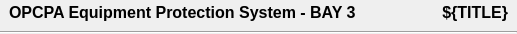
<?xml version="1.0" encoding="UTF-8"?>
<ui version="4.0">
 <class>Form</class>
 <widget class="QWidget" name="Form">
  <property name="geometry">
   <rect>
    <x>0</x>
    <y>0</y>
    <width>517</width>
    <height>34</height>
   </rect>
  </property>
  <property name="sizePolicy">
   <sizepolicy hsizetype="Expanding" vsizetype="Fixed">
    <horstretch>0</horstretch>
    <verstretch>0</verstretch>
   </sizepolicy>
  </property>
  <property name="maximumSize">
   <size>
    <width>16777215</width>
    <height>16777215</height>
   </size>
  </property>
  <property name="windowTitle">
   <string>Form</string>
  </property>
  <layout class="QVBoxLayout" name="verticalLayout">
   <property name="leftMargin">
    <number>0</number>
   </property>
   <property name="topMargin">
    <number>0</number>
   </property>
   <property name="rightMargin">
    <number>0</number>
   </property>
   <property name="bottomMargin">
    <number>0</number>
   </property>
   <item>
    <layout class="QHBoxLayout" name="horizontalLayout">
     <property name="leftMargin">
      <number>9</number>
     </property>
     <property name="rightMargin">
      <number>9</number>
     </property>
     <item>
      <widget class="PyDMLabel" name="Title">
       <property name="sizePolicy">
        <sizepolicy hsizetype="Fixed" vsizetype="Preferred">
         <horstretch>0</horstretch>
         <verstretch>0</verstretch>
        </sizepolicy>
       </property>
       <property name="font">
        <font>
         <pointsize>12</pointsize>
         <weight>75</weight>
         <bold>true</bold>
        </font>
       </property>
       <property name="toolTip">
        <string/>
       </property>
       <property name="text">
        <string>OPCPA Equipment Protection System - BAY 3</string>
       </property>
       <property name="displayFormat" stdset="0">
        <enum>PyDMLabel::Default</enum>
       </property>
      </widget>
     </item>
     <item>
      <spacer name="horizontalSpacer">
       <property name="orientation">
        <enum>Qt::Horizontal</enum>
       </property>
       <property name="sizeHint" stdset="0">
        <size>
         <width>40</width>
         <height>20</height>
        </size>
       </property>
      </spacer>
     </item>
     <item>
      <widget class="PyDMLabel" name="Subtitle">
       <property name="sizePolicy">
        <sizepolicy hsizetype="Fixed" vsizetype="Preferred">
         <horstretch>0</horstretch>
         <verstretch>0</verstretch>
        </sizepolicy>
       </property>
       <property name="font">
        <font>
         <pointsize>12</pointsize>
         <weight>75</weight>
         <bold>true</bold>
        </font>
       </property>
       <property name="toolTip">
        <string/>
       </property>
       <property name="text">
        <string>${TITLE}</string>
       </property>
       <property name="alignment">
        <set>Qt::AlignRight|Qt::AlignTrailing|Qt::AlignVCenter</set>
       </property>
       <property name="displayFormat" stdset="0">
        <enum>PyDMLabel::Default</enum>
       </property>
      </widget>
     </item>
    </layout>
   </item>
   <item>
    <widget class="Line" name="line">
     <property name="orientation">
      <enum>Qt::Horizontal</enum>
     </property>
    </widget>
   </item>
  </layout>
 </widget>
 <customwidgets>
  <customwidget>
   <class>PyDMLabel</class>
   <extends>QLabel</extends>
   <header>pydm.widgets.label</header>
  </customwidget>
 </customwidgets>
 <resources/>
 <connections/>
</ui>
